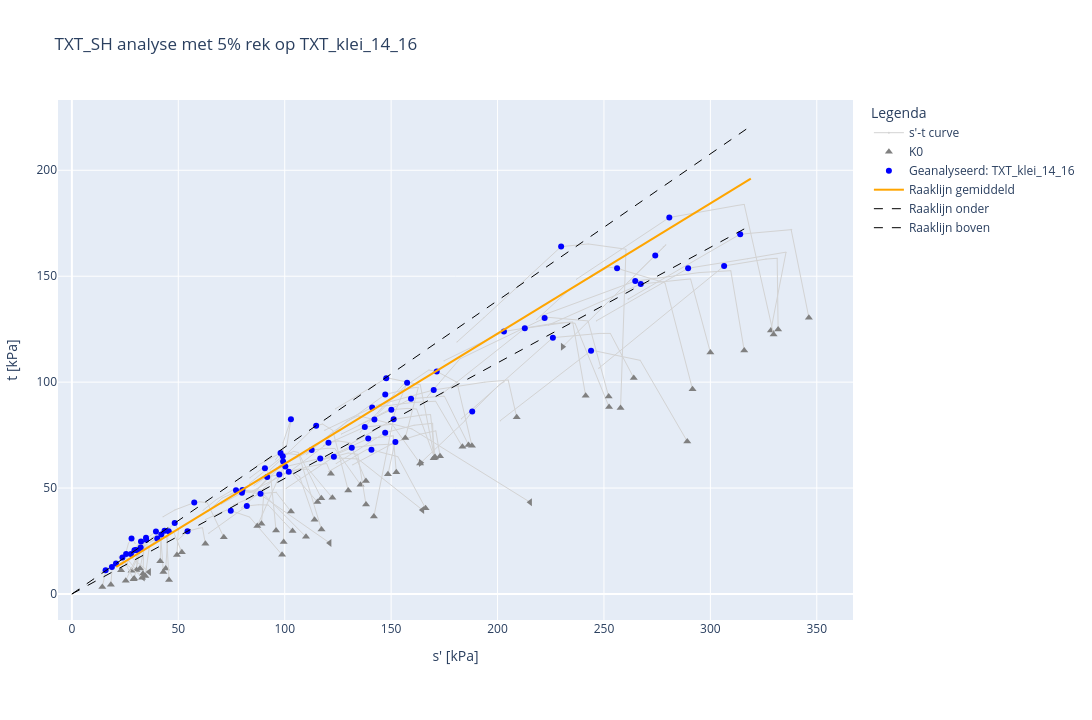

Notebook code for this chart:
### Code cell
# Analyse hoek van inwendige wrijving uitvoeren methode schematiseringshandleiding
import os

#directory om resultaten weg te schrijven
output_path1 = os.path.join(os.getcwd(), "resultaten")
os.makedirs(output_path1, exist_ok=True)

#Run analyse bepaling hoek van inwendige wrijving 
analyse = CPhiAnalyse(
    dbase=dbase,
    investigation_groups=[dropdown_verzameling.value],
    effective_stress=rekpercentage,
    analysis_type=dropdown_type_proef_sh.value
)

# Pas instellingen toe
analyse.apply_settings(alpha=0.75)

# Print en exporteer resultaten
print('\nResultaten TXT C-phi analyse (schematiseringshandleiding):')
print(analyse.get_short_results())

# Visualisatie
extra_verzamelingen_tonen = list(multi_select_verzameling.value)
analyse.show_figure(plot_extra_dataset = extra_verzamelingen_tonen, plot_spanningspaden= True)
analyse.save_to_pdf(path=str(output_path1))

# Exporteer de data naar database results
analyse.add_results_to_template(path=dir2, export_name=filename_export)
